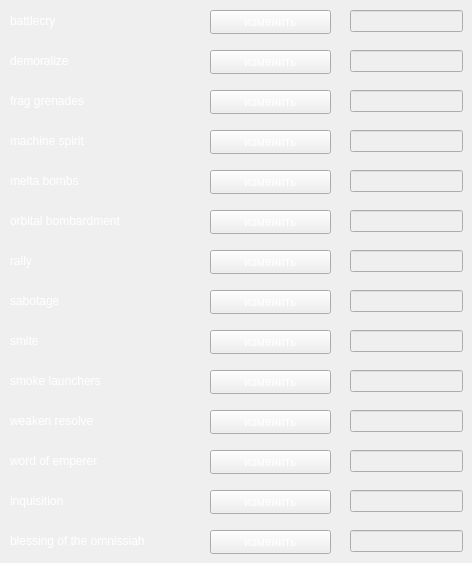
      <widget class="QWidget" name="SM_page_ability">
       <widget class="QLineEdit" name="line_marine_battlecry">
        <property name="enabled">
         <bool>false</bool>
        </property>
        <property name="geometry">
         <rect>
          <x>350</x>
          <y>10</y>
          <width>113</width>
          <height>22</height>
         </rect>
        </property>
        <property name="font">
         <font>
          <pointsize>12</pointsize>
         </font>
        </property>
        <property name="styleSheet">
         <string notr="true">color:#fff</string>
        </property>
        <property name="alignment">
         <set>Qt::AlignCenter</set>
        </property>
       </widget>
       <widget class="QPushButton" name="pushChange_174">
        <property name="geometry">
         <rect>
          <x>210</x>
          <y>10</y>
          <width>121</width>
          <height>24</height>
         </rect>
        </property>
        <property name="styleSheet">
         <string notr="true">color:#fff</string>
        </property>
        <property name="text">
         <string>изменить</string>
        </property>
       </widget>
       <widget class="QLabel" name="guard_thermo_generator_138">
        <property name="geometry">
         <rect>
          <x>10</x>
          <y>10</y>
          <width>181</width>
          <height>21</height>
         </rect>
        </property>
        <property name="styleSheet">
         <string notr="true">color:#fff</string>
        </property>
        <property name="text">
         <string>battlecry</string>
        </property>
       </widget>
       <widget class="QLabel" name="guard_thermo_generator_139">
        <property name="geometry">
         <rect>
          <x>10</x>
          <y>50</y>
          <width>181</width>
          <height>21</height>
         </rect>
        </property>
        <property name="styleSheet">
         <string notr="true">color:#fff</string>
        </property>
        <property name="text">
         <string>demoralize</string>
        </property>
       </widget>
       <widget class="QPushButton" name="pushChange_175">
        <property name="geometry">
         <rect>
          <x>210</x>
          <y>50</y>
          <width>121</width>
          <height>24</height>
         </rect>
        </property>
        <property name="styleSheet">
         <string notr="true">color:#fff</string>
        </property>
        <property name="text">
         <string>изменить</string>
        </property>
       </widget>
       <widget class="QLineEdit" name="line_marine_demoralize">
        <property name="enabled">
         <bool>false</bool>
        </property>
        <property name="geometry">
         <rect>
          <x>350</x>
          <y>50</y>
          <width>113</width>
          <height>22</height>
         </rect>
        </property>
        <property name="font">
         <font>
          <pointsize>12</pointsize>
         </font>
        </property>
        <property name="styleSheet">
         <string notr="true">color:#fff</string>
        </property>
        <property name="alignment">
         <set>Qt::AlignCenter</set>
        </property>
       </widget>
       <widget class="QLabel" name="guard_thermo_generator_140">
        <property name="geometry">
         <rect>
          <x>10</x>
          <y>90</y>
          <width>181</width>
          <height>21</height>
         </rect>
        </property>
        <property name="styleSheet">
         <string notr="true">color:#fff</string>
        </property>
        <property name="text">
         <string>frag grenades</string>
        </property>
       </widget>
       <widget class="QPushButton" name="pushChange_176">
        <property name="geometry">
         <rect>
          <x>210</x>
          <y>90</y>
          <width>121</width>
          <height>24</height>
         </rect>
        </property>
        <property name="styleSheet">
         <string notr="true">color:#fff</string>
        </property>
        <property name="text">
         <string>изменить</string>
        </property>
       </widget>
       <widget class="QLineEdit" name="line_marine_frag_grenades">
        <property name="enabled">
         <bool>false</bool>
        </property>
        <property name="geometry">
         <rect>
          <x>350</x>
          <y>90</y>
          <width>113</width>
          <height>22</height>
         </rect>
        </property>
        <property name="font">
         <font>
          <pointsize>12</pointsize>
         </font>
        </property>
        <property name="styleSheet">
         <string notr="true">color:#fff</string>
        </property>
        <property name="alignment">
         <set>Qt::AlignCenter</set>
        </property>
       </widget>
       <widget class="QLabel" name="guard_thermo_generator_141">
        <property name="geometry">
         <rect>
          <x>10</x>
          <y>130</y>
          <width>181</width>
          <height>21</height>
         </rect>
        </property>
        <property name="styleSheet">
         <string notr="true">color:#fff</string>
        </property>
        <property name="text">
         <string>machine spirit</string>
        </property>
       </widget>
       <widget class="QPushButton" name="pushChange_177">
        <property name="geometry">
         <rect>
          <x>210</x>
          <y>130</y>
          <width>121</width>
          <height>24</height>
         </rect>
        </property>
        <property name="styleSheet">
         <string notr="true">color:#fff</string>
        </property>
        <property name="text">
         <string>изменить</string>
        </property>
       </widget>
       <widget class="QLineEdit" name="line_marine_machine_spirit">
        <property name="enabled">
         <bool>false</bool>
        </property>
        <property name="geometry">
         <rect>
          <x>350</x>
          <y>130</y>
          <width>113</width>
          <height>22</height>
         </rect>
        </property>
        <property name="font">
         <font>
          <pointsize>12</pointsize>
         </font>
        </property>
        <property name="styleSheet">
         <string notr="true">color:#fff</string>
        </property>
        <property name="alignment">
         <set>Qt::AlignCenter</set>
        </property>
       </widget>
       <widget class="QLabel" name="guard_thermo_generator_142">
        <property name="geometry">
         <rect>
          <x>10</x>
          <y>170</y>
          <width>181</width>
          <height>21</height>
         </rect>
        </property>
        <property name="styleSheet">
         <string notr="true">color:#fff</string>
        </property>
        <property name="text">
         <string>melta bombs</string>
        </property>
       </widget>
       <widget class="QPushButton" name="pushChange_178">
        <property name="geometry">
         <rect>
          <x>210</x>
          <y>170</y>
          <width>121</width>
          <height>24</height>
         </rect>
        </property>
        <property name="styleSheet">
         <string notr="true">color:#fff</string>
        </property>
        <property name="text">
         <string>изменить</string>
        </property>
       </widget>
       <widget class="QLineEdit" name="line_marine_melta_bombs">
        <property name="enabled">
         <bool>false</bool>
        </property>
        <property name="geometry">
         <rect>
          <x>350</x>
          <y>170</y>
          <width>113</width>
          <height>22</height>
         </rect>
        </property>
        <property name="font">
         <font>
          <pointsize>12</pointsize>
         </font>
        </property>
        <property name="styleSheet">
         <string notr="true">color:#fff</string>
        </property>
        <property name="alignment">
         <set>Qt::AlignCenter</set>
        </property>
       </widget>
       <widget class="QLabel" name="guard_thermo_generator_143">
        <property name="geometry">
         <rect>
          <x>10</x>
          <y>210</y>
          <width>181</width>
          <height>21</height>
         </rect>
        </property>
        <property name="styleSheet">
         <string notr="true">color:#fff</string>
        </property>
        <property name="text">
         <string>orbital bombardment</string>
        </property>
       </widget>
       <widget class="QPushButton" name="pushChange_179">
        <property name="geometry">
         <rect>
          <x>210</x>
          <y>210</y>
          <width>121</width>
          <height>24</height>
         </rect>
        </property>
        <property name="styleSheet">
         <string notr="true">color:#fff</string>
        </property>
        <property name="text">
         <string>изменить</string>
        </property>
       </widget>
       <widget class="QLineEdit" name="line_marine_orbital_bombardment">
        <property name="enabled">
         <bool>false</bool>
        </property>
        <property name="geometry">
         <rect>
          <x>350</x>
          <y>210</y>
          <width>113</width>
          <height>22</height>
         </rect>
        </property>
        <property name="font">
         <font>
          <pointsize>12</pointsize>
         </font>
        </property>
        <property name="styleSheet">
         <string notr="true">color:#fff</string>
        </property>
        <property name="alignment">
         <set>Qt::AlignCenter</set>
        </property>
       </widget>
       <widget class="QLabel" name="guard_thermo_generator_144">
        <property name="geometry">
         <rect>
          <x>10</x>
          <y>250</y>
          <width>181</width>
          <height>21</height>
         </rect>
        </property>
        <property name="styleSheet">
         <string notr="true">color:#fff</string>
        </property>
        <property name="text">
         <string>rally</string>
        </property>
       </widget>
       <widget class="QPushButton" name="pushChange_180">
        <property name="geometry">
         <rect>
          <x>210</x>
          <y>250</y>
          <width>121</width>
          <height>24</height>
         </rect>
        </property>
        <property name="styleSheet">
         <string notr="true">color:#fff</string>
        </property>
        <property name="text">
         <string>изменить</string>
        </property>
       </widget>
       <widget class="QLineEdit" name="line_marine_rally">
        <property name="enabled">
         <bool>false</bool>
        </property>
        <property name="geometry">
         <rect>
          <x>350</x>
          <y>250</y>
          <width>113</width>
          <height>22</height>
         </rect>
        </property>
        <property name="font">
         <font>
          <pointsize>12</pointsize>
         </font>
        </property>
        <property name="styleSheet">
         <string notr="true">color:#fff</string>
        </property>
        <property name="alignment">
         <set>Qt::AlignCenter</set>
        </property>
       </widget>
       <widget class="QLabel" name="guard_thermo_generator_145">
        <property name="geometry">
         <rect>
          <x>10</x>
          <y>290</y>
          <width>181</width>
          <height>21</height>
         </rect>
        </property>
        <property name="styleSheet">
         <string notr="true">color:#fff</string>
        </property>
        <property name="text">
         <string>sabotage</string>
        </property>
       </widget>
       <widget class="QPushButton" name="pushChange_181">
        <property name="geometry">
         <rect>
          <x>210</x>
          <y>290</y>
          <width>121</width>
          <height>24</height>
         </rect>
        </property>
        <property name="styleSheet">
         <string notr="true">color:#fff</string>
        </property>
        <property name="text">
         <string>изменить</string>
        </property>
       </widget>
       <widget class="QLineEdit" name="line_marine_sabotage">
        <property name="enabled">
         <bool>false</bool>
        </property>
        <property name="geometry">
         <rect>
          <x>350</x>
          <y>290</y>
          <width>113</width>
          <height>22</height>
         </rect>
        </property>
        <property name="font">
         <font>
          <pointsize>12</pointsize>
         </font>
        </property>
        <property name="styleSheet">
         <string notr="true">color:#fff</string>
        </property>
        <property name="alignment">
         <set>Qt::AlignCenter</set>
        </property>
       </widget>
       <widget class="QLabel" name="guard_thermo_generator_146">
        <property name="geometry">
         <rect>
          <x>10</x>
          <y>330</y>
          <width>181</width>
          <height>21</height>
         </rect>
        </property>
        <property name="styleSheet">
         <string notr="true">color:#fff</string>
        </property>
        <property name="text">
         <string>smite</string>
        </property>
       </widget>
       <widget class="QPushButton" name="pushChange_182">
        <property name="geometry">
         <rect>
          <x>210</x>
          <y>330</y>
          <width>121</width>
          <height>24</height>
         </rect>
        </property>
        <property name="styleSheet">
         <string notr="true">color:#fff</string>
        </property>
        <property name="text">
         <string>изменить</string>
        </property>
       </widget>
       <widget class="QLineEdit" name="line_marine_smite">
        <property name="enabled">
         <bool>false</bool>
        </property>
        <property name="geometry">
         <rect>
          <x>350</x>
          <y>330</y>
          <width>113</width>
          <height>22</height>
         </rect>
        </property>
        <property name="font">
         <font>
          <pointsize>12</pointsize>
         </font>
        </property>
        <property name="styleSheet">
         <string notr="true">color:#fff</string>
        </property>
        <property name="alignment">
         <set>Qt::AlignCenter</set>
        </property>
       </widget>
       <widget class="QLabel" name="guard_thermo_generator_147">
        <property name="geometry">
         <rect>
          <x>10</x>
          <y>370</y>
          <width>181</width>
          <height>21</height>
         </rect>
        </property>
        <property name="styleSheet">
         <string notr="true">color:#fff</string>
        </property>
        <property name="text">
         <string>smoke launchers</string>
        </property>
       </widget>
       <widget class="QPushButton" name="pushChange_183">
        <property name="geometry">
         <rect>
          <x>210</x>
          <y>370</y>
          <width>121</width>
          <height>24</height>
         </rect>
        </property>
        <property name="styleSheet">
         <string notr="true">color:#fff</string>
        </property>
        <property name="text">
         <string>изменить</string>
        </property>
       </widget>
       <widget class="QLineEdit" name="line_marine_smoke_launchers">
        <property name="enabled">
         <bool>false</bool>
        </property>
        <property name="geometry">
         <rect>
          <x>350</x>
          <y>370</y>
          <width>113</width>
          <height>22</height>
         </rect>
        </property>
        <property name="font">
         <font>
          <pointsize>12</pointsize>
         </font>
        </property>
        <property name="styleSheet">
         <string notr="true">color:#fff</string>
        </property>
        <property name="alignment">
         <set>Qt::AlignCenter</set>
        </property>
       </widget>
       <widget class="QLabel" name="guard_thermo_generator_148">
        <property name="geometry">
         <rect>
          <x>10</x>
          <y>410</y>
          <width>181</width>
          <height>21</height>
         </rect>
        </property>
        <property name="styleSheet">
         <string notr="true">color:#fff</string>
        </property>
        <property name="text">
         <string>weaken resolve</string>
        </property>
       </widget>
       <widget class="QPushButton" name="pushChange_184">
        <property name="geometry">
         <rect>
          <x>210</x>
          <y>410</y>
          <width>121</width>
          <height>24</height>
         </rect>
        </property>
        <property name="styleSheet">
         <string notr="true">color:#fff</string>
        </property>
        <property name="text">
         <string>изменить</string>
        </property>
       </widget>
       <widget class="QLineEdit" name="line_marine_weaken_resolve">
        <property name="enabled">
         <bool>false</bool>
        </property>
        <property name="geometry">
         <rect>
          <x>350</x>
          <y>410</y>
          <width>113</width>
          <height>22</height>
         </rect>
        </property>
        <property name="font">
         <font>
          <pointsize>12</pointsize>
         </font>
        </property>
        <property name="styleSheet">
         <string notr="true">color:#fff</string>
        </property>
        <property name="alignment">
         <set>Qt::AlignCenter</set>
        </property>
       </widget>
       <widget class="QLabel" name="guard_thermo_generator_149">
        <property name="geometry">
         <rect>
          <x>10</x>
          <y>450</y>
          <width>181</width>
          <height>21</height>
         </rect>
        </property>
        <property name="styleSheet">
         <string notr="true">color:#fff</string>
        </property>
        <property name="text">
         <string>word of emperer</string>
        </property>
       </widget>
       <widget class="QPushButton" name="pushChange_185">
        <property name="geometry">
         <rect>
          <x>210</x>
          <y>450</y>
          <width>121</width>
          <height>24</height>
         </rect>
        </property>
        <property name="styleSheet">
         <string notr="true">color:#fff</string>
        </property>
        <property name="text">
         <string>изменить</string>
        </property>
       </widget>
       <widget class="QLineEdit" name="line_marine_word_of_emperer">
        <property name="enabled">
         <bool>false</bool>
        </property>
        <property name="geometry">
         <rect>
          <x>350</x>
          <y>450</y>
          <width>113</width>
          <height>22</height>
         </rect>
        </property>
        <property name="font">
         <font>
          <pointsize>12</pointsize>
         </font>
        </property>
        <property name="styleSheet">
         <string notr="true">color:#fff</string>
        </property>
        <property name="alignment">
         <set>Qt::AlignCenter</set>
        </property>
       </widget>
       <widget class="QLabel" name="guard_thermo_generator_150">
        <property name="geometry">
         <rect>
          <x>10</x>
          <y>490</y>
          <width>181</width>
          <height>21</height>
         </rect>
        </property>
        <property name="styleSheet">
         <string notr="true">color:#fff</string>
        </property>
        <property name="text">
         <string>inquisition</string>
        </property>
       </widget>
       <widget class="QPushButton" name="pushChange_186">
        <property name="geometry">
         <rect>
          <x>210</x>
          <y>490</y>
          <width>121</width>
          <height>24</height>
         </rect>
        </property>
        <property name="styleSheet">
         <string notr="true">color:#fff</string>
        </property>
        <property name="text">
         <string>изменить</string>
        </property>
       </widget>
       <widget class="QLineEdit" name="line_marine_inquisition">
        <property name="enabled">
         <bool>false</bool>
        </property>
        <property name="geometry">
         <rect>
          <x>350</x>
          <y>490</y>
          <width>113</width>
          <height>22</height>
         </rect>
        </property>
        <property name="font">
         <font>
          <pointsize>12</pointsize>
         </font>
        </property>
        <property name="styleSheet">
         <string notr="true">color:#fff</string>
        </property>
        <property name="alignment">
         <set>Qt::AlignCenter</set>
        </property>
       </widget>
       <widget class="QLabel" name="guard_thermo_generator_151">
        <property name="geometry">
         <rect>
          <x>10</x>
          <y>530</y>
          <width>181</width>
          <height>21</height>
         </rect>
        </property>
        <property name="styleSheet">
         <string notr="true">color:#fff</string>
        </property>
        <property name="text">
         <string>blessing of the omnissiah</string>
        </property>
       </widget>
       <widget class="QPushButton" name="pushChange_187">
        <property name="geometry">
         <rect>
          <x>210</x>
          <y>530</y>
          <width>121</width>
          <height>24</height>
         </rect>
        </property>
        <property name="styleSheet">
         <string notr="true">color:#fff</string>
        </property>
        <property name="text">
         <string>изменить</string>
        </property>
       </widget>
       <widget class="QLineEdit" name="line_marine_blessing_of_the_omnissiah">
        <property name="enabled">
         <bool>false</bool>
        </property>
        <property name="geometry">
         <rect>
          <x>350</x>
          <y>530</y>
          <width>113</width>
          <height>22</height>
         </rect>
        </property>
        <property name="font">
         <font>
          <pointsize>12</pointsize>
         </font>
        </property>
        <property name="styleSheet">
         <string notr="true">color:#fff</string>
        </property>
        <property name="alignment">
         <set>Qt::AlignCenter</set>
        </property>
       </widget>
      </widget>
